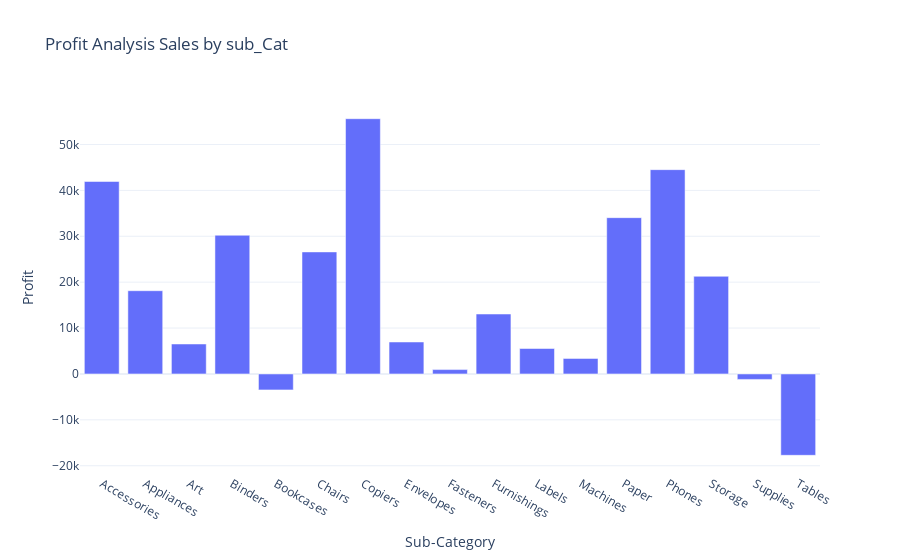

The cell this chart's notebook holds for it:
### Code cell
fig=px.bar(Profit_by_subcat,
           x='Sub-Category',
           y='Profit',
title='Profit Analysis Sales by sub_Cat')
fig.show()

### Figure 1 — Plotly figure (JSON) as saved in the notebook; plotly's stock layout.template omitted (floating-point values rounded to 4 significant figures)
{"data": [{"hovertemplate": "Sub-Category=%{x}<br>Profit=%{y}<extra></extra>", "legendgroup": "", "marker": {"color": "#636efa", "pattern": {"shape": ""}}, "name": "", "orientation": "v", "showlegend": false, "textposition": "auto", "type": "bar", "x": ["Accessories", "Appliances", "Art", "Binders", "Bookcases", "Chairs", "Copiers", "Envelopes", "Fasteners", "Furnishings", "Labels", "Machines", "Paper", "Phones", "Storage", "Supplies", "Tables"], "xaxis": "x", "y": [41940.0, 18140.0, 6528.0, 30220.0, -3473.0, 26590.0, 55620.0, 6964.0, 949.5, 13060.0, 5546.0, 3385.0, 34050.0, 44520.0, 21280.0, -1189.0, -17730.0], "yaxis": "y"}], "layout": {"barmode": "relative", "legend": {"tracegroupgap": 0}, "title": {"text": "Profit Analysis Sales by sub_Cat"}, "xaxis": {"anchor": "y", "domain": [0, 1], "title": {"text": "Sub-Category"}}, "yaxis": {"anchor": "x", "domain": [0, 1], "title": {"text": "Profit"}}}}
